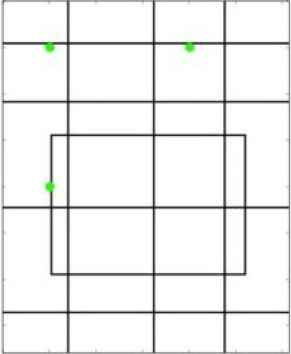
#> input picture Operadores-Geometricos/test1.png, 291 x 354 px
$ jupyter execute GetAffineTransform.ipynb
#> lines starting #> are read from the running program, lines starting #| are printed output that depends on the picture
[cell 1]
import cv2 as cv
import math
import sys
import numpy as np
from matplotlib import pyplot as plt
# siguiendo esta formula
# T=  M  *     ([x,y,1])T --- transpuesta de [x,y,1]
def Get_AffineT(pts1, pts2):
    t1 = len(pts1)
    result = np.ones((2,3),np.float64)
    matriz_A = np.ones((3,3),np.float64)
    matriz_B1 = np.ones((3,1),np.float64) # resultados 0
    matriz_B2 = np.ones((3,1),np.float64) # resultados 1
    for i in range(t1):
        matriz_A[i][0] = pts1[i][0]
        matriz_A[i][1] = pts1[i][1]
        matriz_B1[i] = pts2[i][0]
        matriz_B2[i] = pts2[i][1]
    result_E1 = cv.solve(matriz_A, matriz_B1)[1] #resolucion de ecuaciones
    result_E2 = cv.solve(matriz_A, matriz_B2)[1]
    result[0]= np.transpose(result_E1) # transpose convierte filas en columnas y columnas en filas
    result[1] = np.transpose(result_E2)
    return result


img = cv.imread('test1.png')
#> img is the input picture: shape (354, 291, 3); mean B, G, R 238.7, 239.1, 238.7
rows,cols,ch = img.shape
#> rows = 354; cols = 291; ch = 3
pts1 = np.float32([[50,50],[200,50],[50,200]])
pts2 = np.float32([[10,100],[200,50],[100,250]])
M = Get_AffineT(pts1,pts2)
dst = cv.warpAffine(img,M,(cols,rows))
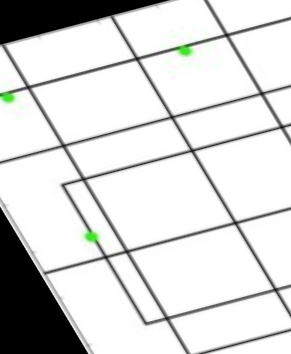
#> dst: shape (354, 291, 3); mean B, G, R 214.8, 215.5, 214.9
plt.subplot(121),plt.imshow(img),plt.title('Input')
plt.subplot(122),plt.imshow(dst),plt.title('Output ')
plt.show()
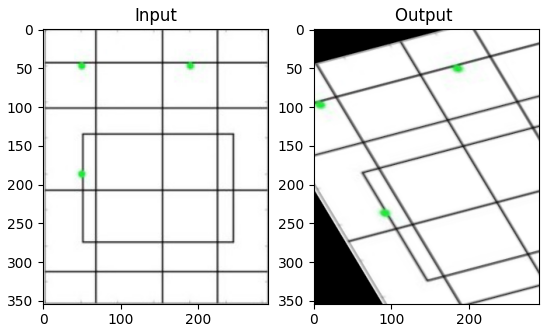
#> figure drawn by matplotlib, 2 panels; B, G, R data is drawn as R, G, B
M1 = cv.getAffineTransform(pts1,pts2)
dst = cv.warpAffine(img,M1,(cols,rows))
plt.subplot(121),plt.imshow(img),plt.title('Input')
plt.subplot(122),plt.imshow(dst),plt.title('Output usando OpenCV')
plt.show()
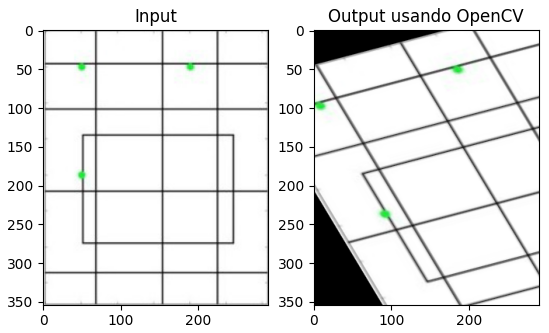
#> figure drawn by matplotlib, 2 panels; B, G, R data is drawn as R, G, B
print("Resultado de la implementacion")
print(M)
print("Resultado de OpenCV")
print(M1)

$ run again, with Operadores-Geometricos/grid.jpg saved as Operadores-Geometricos/test1.png
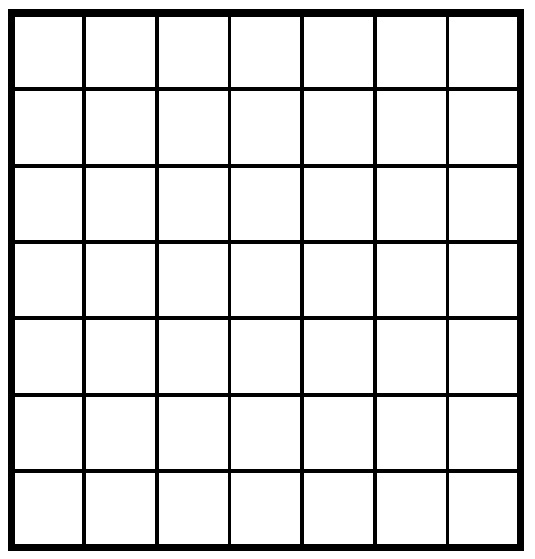
#> input picture Operadores-Geometricos/grid.jpg, 535 x 559 px
#> img is the input picture: shape (559, 535, 3); min 0, max 255, mean 222.4
#> `dst = cv.warpAffine(img,M,(cols,rows))`:
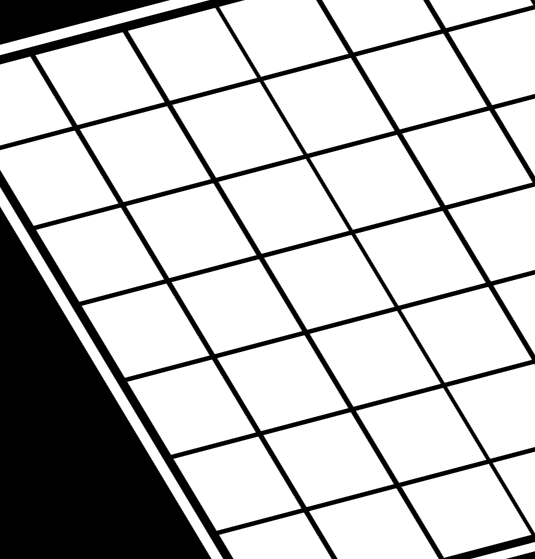
#> dst: shape (559, 535, 3); min 0, max 255, mean 194.6
#> `plt.show()`:
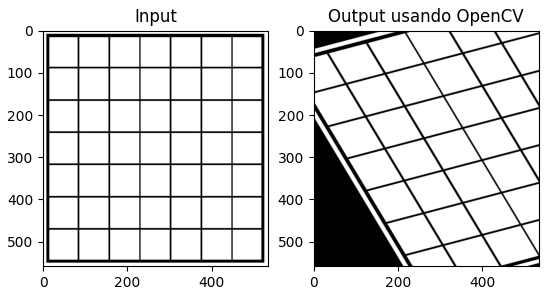
#> figure drawn by matplotlib, 2 panels
